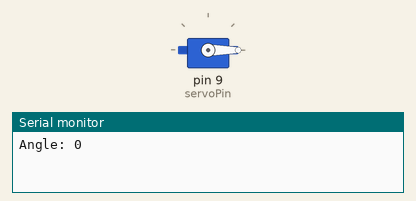
Recording of a sketch running on a simulated Arduino Uno, built with avr-gcc and run on an emulated ATmega328P. Shown: servo, the last lines printed to the serial monitor.

Above: at 0.05 s.
At 0.45 s:
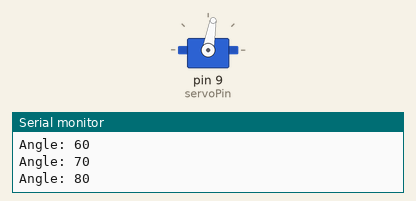
At 0.9 s:
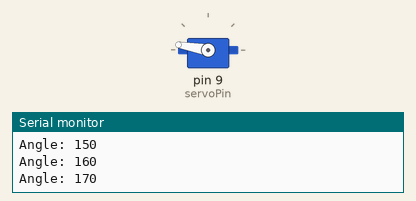
At 1.8 s:
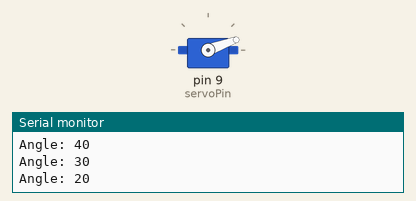
Timing chart, 0 to 4.4 s (numbered marks = the images above):
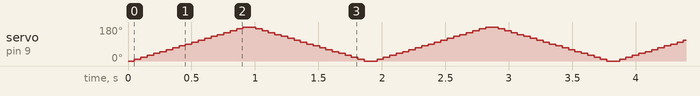

The sketch:

ARDUINO_UNO_SERVO_TEST.ino
```cpp
#include <Servo.h>

Servo myServo;
const int servoPin = 9;

void setup() {
  myServo.attach(servoPin);
  Serial.begin(9600);
}

void loop() {

  for (int pos = 0; pos <= 180; pos += 10) {
    myServo.write(pos);
    Serial.print("Angle: ");
    Serial.println(pos);
    delay(50);
  }


  for (int pos = 180; pos >= 0; pos -= 10) {
    myServo.write(pos);
    Serial.print("Angle: ");
    Serial.println(pos);
    delay(50);
  }
}
```
